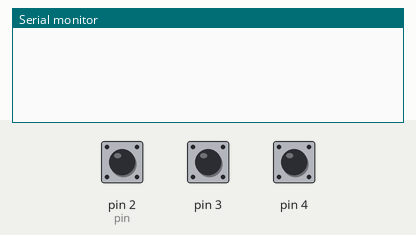
Bench run of a sketch on a simulated Arduino Uno, built with avr-gcc and run on an emulated ATmega328P. On the bench: the last lines printed to the serial monitor. The inputs (shaded band) are chosen by the test bench; at power-on: pin 2 (pin) HIGH, pin 3 HIGH, pin 4 HIGH.

Above: at 1.2 s.
1.3 s: pin 2 (pin) pulled LOW for 0.15 s
At 2.5 s:
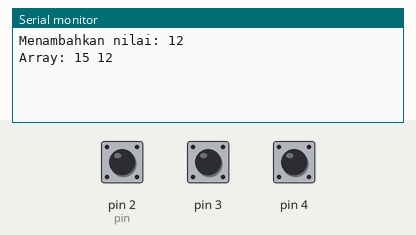
2.9 s: pin 3 pulled LOW for 0.15 s
At 4.2 s:
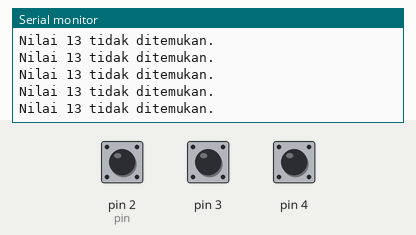
4.5 s: pin 4 pulled LOW for 0.15 s
At 5.7 s:
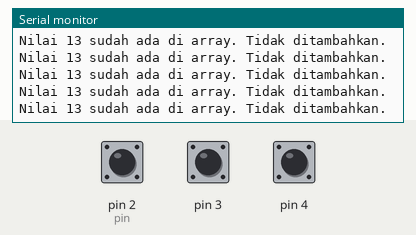
6.1 s: pin 2 (pin) pulled LOW for 1 s
At 7.0 s:
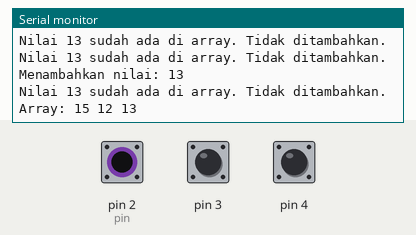
8.6 s: pin 3 pulled LOW for 1 s
At 10.7 s:
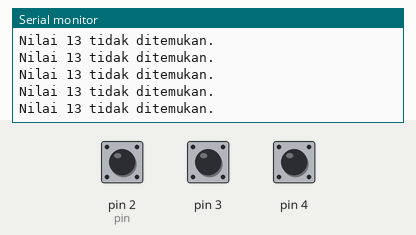
11.1 s: pin 2 (pin) pulled LOW for 3.2 s
At 14.6 s:
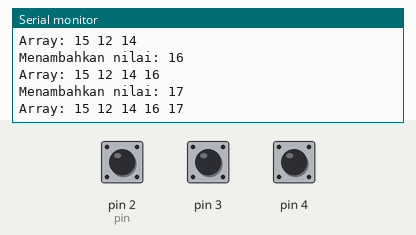
Timing chart, 0 to 16.1 s (numbered marks = the images above; inputs shaded):
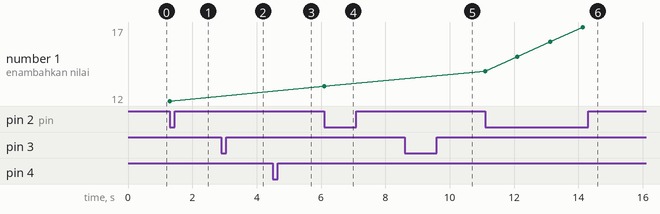

The sketch:

arduino_nano.ino
```cpp
#define pin 2

const int maxSize = 10; // Ukuran maksimum array
String myArray[maxSize] = {"15"};  // Array untuk menyimpan nilai
int currentSize = 1;   // Ukuran saat ini dari array

int x = 12;

bool isValueExists(String value) {
    for (int i = 0; i < currentSize; i++) {
        if (myArray[i] == value) {
            return true; // Nilai sudah ada
        }
    }
    return false; // Nilai belum ada
}

// Fungsi push untuk menambahkan elemen ke array
void push(String value) {
  if (isValueExists(value)) {
        Serial.print("Nilai ");
        Serial.print(value);
        Serial.println(" sudah ada di array. Tidak ditambahkan.");
        return;
    }

    if (currentSize < maxSize) {
        myArray[currentSize] = value; // Tambahkan di akhir array
        currentSize++; // Tambah ukuran array
        if(currentSize >= maxSize){
          currentSize = maxSize;
        }
    } else {
        Serial.println("Array penuh! Tidak bisa menambahkan nilai.");
    }
}

void removeValue(String value) {
    int index = -1;

    // Cari indeks elemen yang ingin dihapus
    for (int i = 0; i < currentSize; i++) {
        if (myArray[i] == value) {
            index = i;
            break;
        }
    }

    // Jika nilai ditemukan, geser elemen ke kiri
    if (index != -1) {
        for (int i = index; i < currentSize - 1; i++) {
            myArray[i] = myArray[i + 1];
        }
        currentSize--; // Kurangi ukuran array
        Serial.print("Nilai ");
        Serial.print(value);
        Serial.println(" berhasil dihapus.");
    } else {
        Serial.print("Nilai ");
        Serial.print(value);
        Serial.println(" tidak ditemukan.");
    }
}

// Fungsi untuk mencetak isi array
void printArray() {
    Serial.print("Array: ");
    for (int i = 0; i < currentSize; i++) {
        Serial.print(myArray[i]);
        Serial.print(" ");
    } Serial.println();
}

void setup() {
  Serial.begin(9600);
  pinMode(pin, INPUT_PULLUP);
  pinMode(3, INPUT_PULLUP);
  pinMode(4, INPUT_PULLUP);
}

void loop() {
  int pinValue = digitalRead(pin);
  int remove_value = digitalRead(3);
  int add_value = digitalRead(4);
  String z = String(x);

  if(!pinValue){
    Serial.print("Menambahkan nilai: ");
    Serial.println(x);

    push(z);  // Memanggil fungsi push()
    printArray();    // Menampilkan array
    x++;

    delay(1000);
  }

  if(!remove_value){
    removeValue("13");
  }

  if(!add_value){
    push("13");
  }
}
```

Measured:
- after the input at 1.3 s, the serial monitor: prints a new line at once (image 1)
- after the input at 2.9 s, the serial monitor: prints a new line at once (image 2)
- after the input at 4.5 s, the serial monitor: prints a new line at once (image 3)
- after the input at 6.1 s, the serial monitor: prints a new line at once (image 4)
- after the input at 8.6 s, the serial monitor: prints a new line at once (image 5)
- after the input at 11.1 s, the serial monitor: prints a new line at once (image 6)
- plotted number 1: 13 → 17 after the input at 11.1 s
